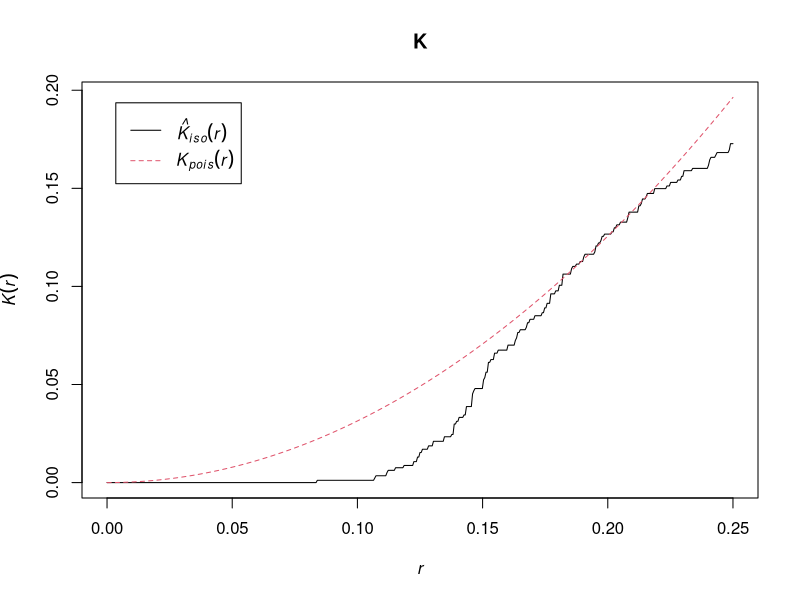
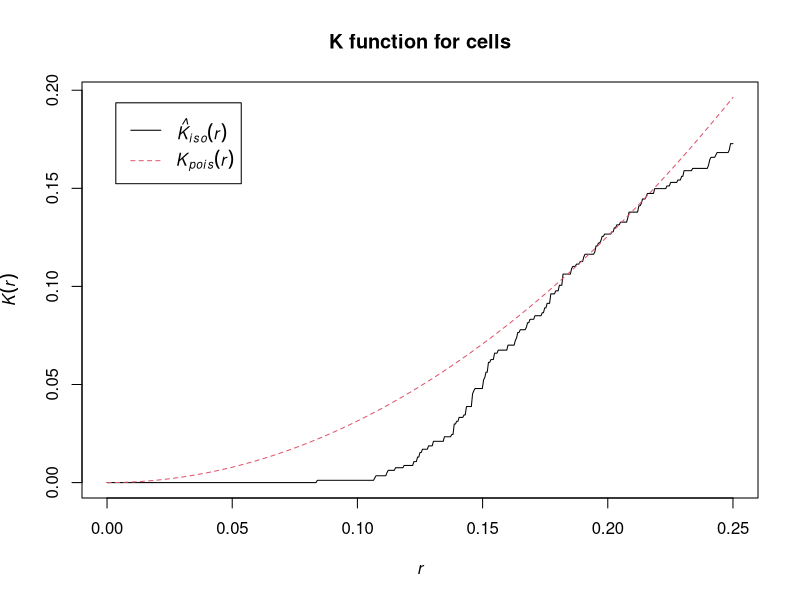
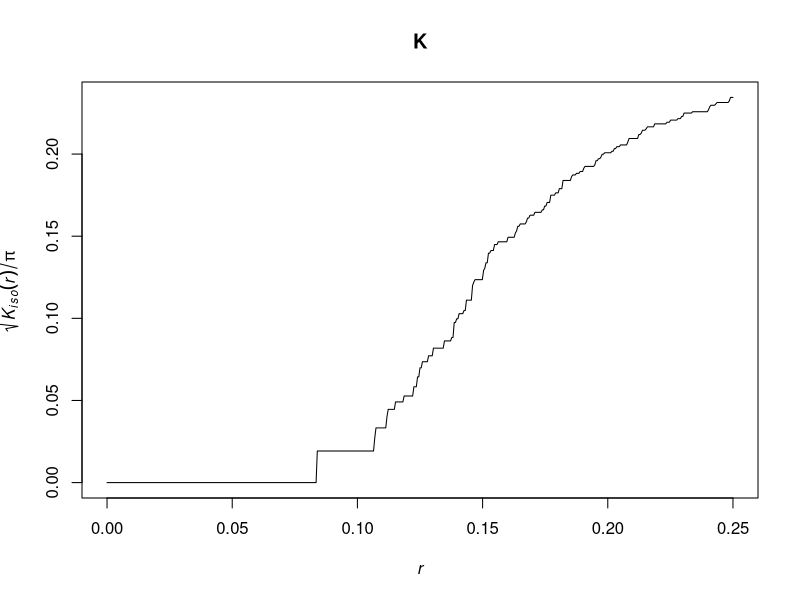
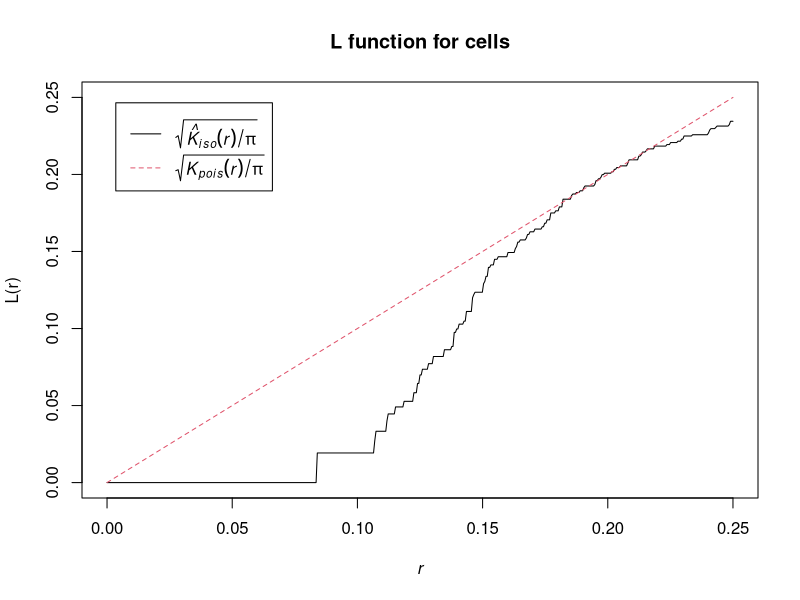

R code for these plots, in order:
library(spatstat)


### Name: Kest
### Title: K-function
### Aliases: Kest
### Keywords: spatial nonparametric

### ** Examples

 X <- runifpoint(50)
 K <- Kest(X)
 K <- Kest(cells, correction="isotropic")
 plot(K)
 plot(K, main="K function for cells")
 # plot the L function
 plot(K, sqrt(iso/pi) ~ r)
 plot(K, sqrt(./pi) ~ r, ylab="L(r)", main="L function for cells")
